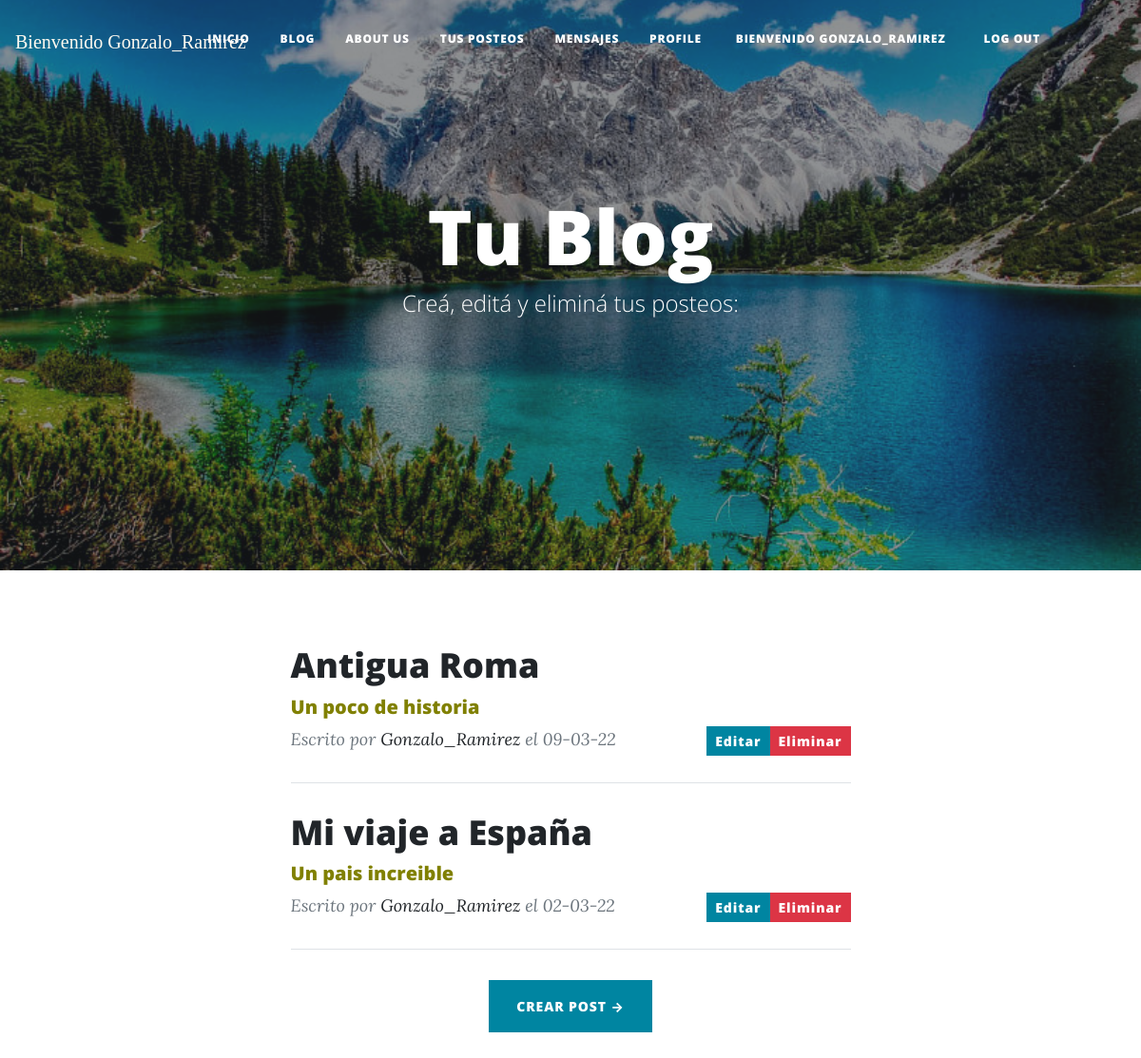
/AppViajes/listar_post (signed in), run on an earlier commit of the app's database.
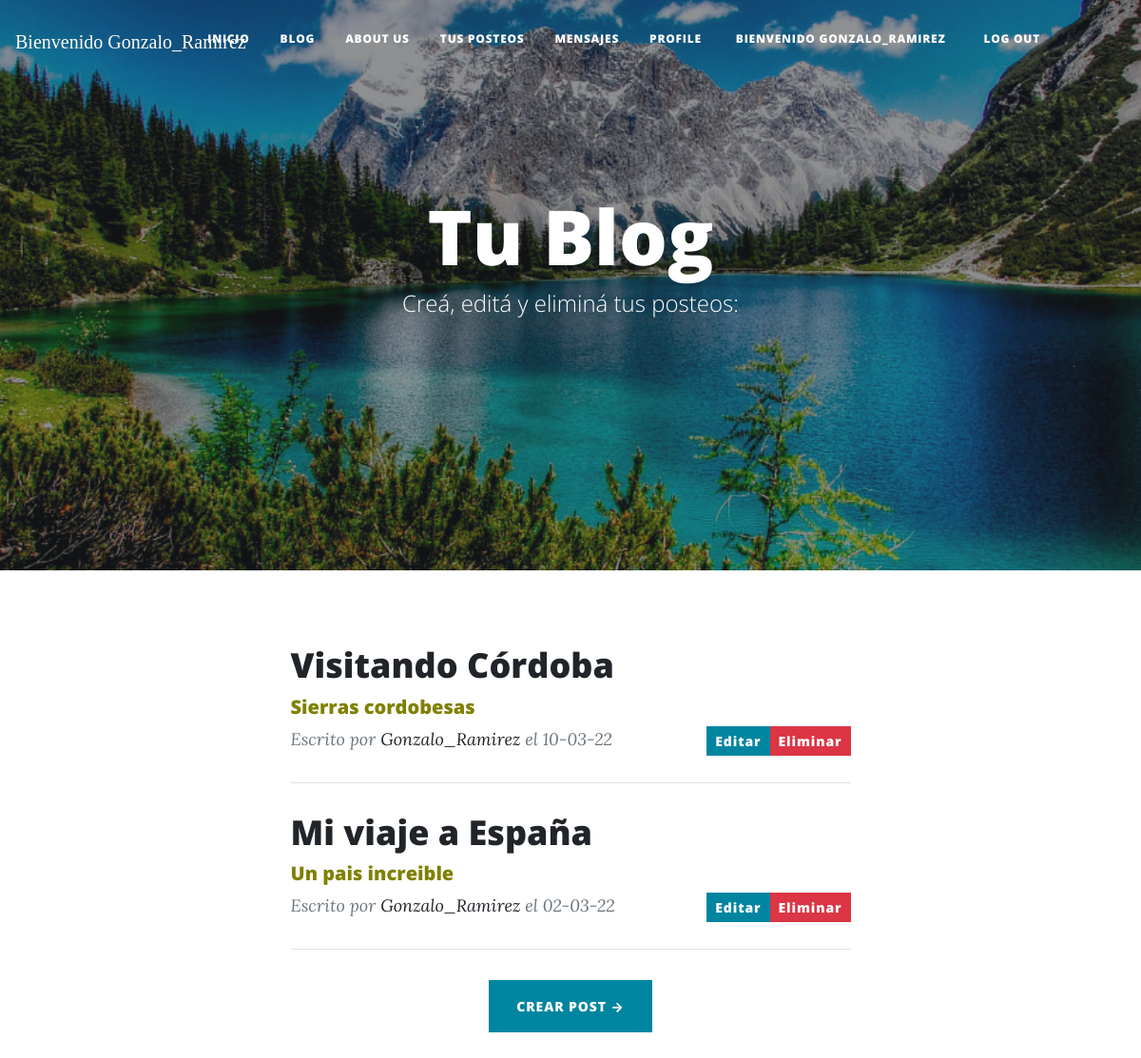
And on a later commit of the database.
### AppViajes/models.py (models this page shows, shortened)
class Post(models.Model):
    id=models.AutoField(primary_key= True)
    titulo=models.CharField('Titulo',max_length=50,null= False, blank= False)
    subtitulo=models.CharField('Subtitulo',max_length=30)
    slug=models.CharField('Slug',max_length=100,null= False, blank= False)
    contenido=RichTextField()
    autor=models.ForeignKey(User, on_delete=models.CASCADE)
    fecha_creacion=models.DateField('Fecha de creación', auto_now=False, auto_now_add=True)

### AppViajes/views.py (the view)
# urls.py: path('listar_post',ListarPost.as_view(), name='listar_post'),
class ListarPost(ListView):
    model = Post
    template_name = 'AppViajes/listar_post.html'
    def get_queryset(self):
        return Post.objects.filter(autor=self.request.user).order_by('-fecha_creacion')

### templates/AppViajes/listar_post.html (shortened to what this page needs)
{% extends 'AppViajes/index.html'%}
{% load static %}
{% block titulo_principal%}
Tu Blog
<span class="subheading">Creá, editá y eliminá tus posteos:</span>
{% endblock titulo_principal %}
{% block imagen%}
{% static 'AppViajes/assets/img/fondo.jpg'%}
{% endblock imagen %}
{%block contenido%}
    {% for post in object_list %}
                                <div class="post-preview">
                                    <a href= "{% url 'AppViajes:Detalle_post' post.slug %}">
                                        <h2 class="post-title">
                                            {{post.titulo}}
                                        </h2>
                                        <h5 style="color:#808000" class="post-subtitulo">
                                            {{post.subtitulo}}
                                        </h5>
                                    </a>
                                    <div>
                                    <div> <a class="btn btn-danger btn-sm" style= "float: right;" href="{% url 'AppViajes:Eliminar_post' post.id%}">Eliminar</a></div>
                                    <div> <a class="btn btn-primary btn-sm"  style= "float: right;"  href="{% url 'AppViajes:Editar_post' post.id%}">Editar </a></div>
                                    </div>
                                    <p class="post-meta">
                                        Escrito por
                                        <a href="#!">{{post.autor}}</a> el
                                        {{post.fecha_creacion |date:"d-m-y"}}
                                    </p>
                                </div>
                                <hr>
                            {% endfor %}
<p>
    <p>
    <div align="center"><a class="btn btn-primary text-uppercase"  href="{% url 'AppViajes:Crear_post' %}">Crear Post →</a></div>
    </p>
{%endblock contenido%}

What changed in the data, as far as the page shows it:
removed Post: titulo "Antigua Roma", subtitulo "Un poco de historia", autor "Gonzalo_Ramirez", fecha_creacion "09-03-22"
added Post: titulo "Visitando Córdoba", subtitulo "Sierras cordobesas", autor "Gonzalo_Ramirez", fecha_creacion "10-03-22"
